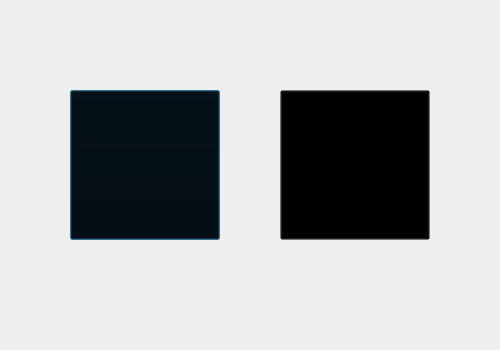
<?xml version="1.0" encoding="UTF-8"?>
<ui version="4.0">
 <class>MotusLevelSwitch</class>
 <widget class="QDialog" name="MotusLevelSwitch">
  <property name="geometry">
   <rect>
    <x>0</x>
    <y>0</y>
    <width>500</width>
    <height>350</height>
   </rect>
  </property>
  <property name="minimumSize">
   <size>
    <width>500</width>
    <height>350</height>
   </size>
  </property>
  <property name="maximumSize">
   <size>
    <width>500</width>
    <height>350</height>
   </size>
  </property>
  <property name="windowTitle">
   <string>Dialog</string>
  </property>
  <property name="styleSheet">
   <string notr="true">#MotusLevelSwitch{
border-image: url(:/picture/userSwitchBackground.png);}</string>
  </property>
  <widget class="QPushButton" name="operatorButton">
   <property name="geometry">
    <rect>
     <x>70</x>
     <y>90</y>
     <width>150</width>
     <height>150</height>
    </rect>
   </property>
   <property name="font">
    <font>
     <family>楷体</family>
     <pointsize>18</pointsize>
    </font>
   </property>
   <property name="styleSheet">
    <string notr="true">QPushButton{ background-color:transparent;border-image: url(:/picture/caozuo.png);} 
QPushButton:hover{border-image: url(:/picture/caozuo_hover.png);}

QPushButton:pressed{border-image: url(:/picture/caozuo_pressed.jpg);}
</string>
   </property>
   <property name="text">
    <string/>
   </property>
  </widget>
  <widget class="QPushButton" name="AdministratorButton">
   <property name="geometry">
    <rect>
     <x>280</x>
     <y>90</y>
     <width>150</width>
     <height>150</height>
    </rect>
   </property>
   <property name="minimumSize">
    <size>
     <width>0</width>
     <height>0</height>
    </size>
   </property>
   <property name="font">
    <font>
     <family>楷体</family>
     <pointsize>18</pointsize>
    </font>
   </property>
   <property name="styleSheet">
    <string notr="true">QPushButton{ background-color:transparent;border-image: url(:/picture/guanli.png);} 
QPushButton:hover{border-image: url(:/picture/guanli_hover.png);}
QPushButton:pressed{border-image: url(:/picture/guanli_pressed.png);;}</string>
   </property>
   <property name="text">
    <string/>
   </property>
  </widget>
 </widget>
 <resources/>
 <connections/>
</ui>
